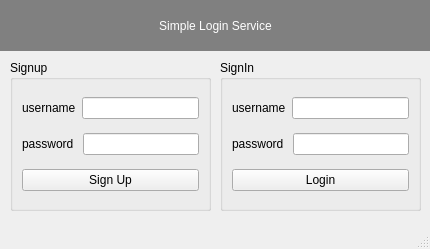
<?xml version="1.0" encoding="UTF-8"?>
<ui version="4.0">
 <class>SimpleLogin</class>
 <widget class="QMainWindow" name="SimpleLogin">
  <property name="geometry">
   <rect>
    <x>0</x>
    <y>0</y>
    <width>430</width>
    <height>249</height>
   </rect>
  </property>
  <property name="windowTitle">
   <string>SimpleLogin</string>
  </property>
  <widget class="QWidget" name="centralwidget">
   <widget class="QGroupBox" name="signinBox">
    <property name="geometry">
     <rect>
      <x>220</x>
      <y>60</y>
      <width>201</width>
      <height>151</height>
     </rect>
    </property>
    <property name="font">
     <font/>
    </property>
    <property name="title">
     <string>SignIn</string>
    </property>
    <layout class="QVBoxLayout" name="verticalLayout">
     <item>
      <layout class="QHBoxLayout" name="horizontalLayout">
       <item>
        <widget class="QLabel" name="label">
         <property name="text">
          <string>username</string>
         </property>
        </widget>
       </item>
       <item>
        <widget class="QLineEdit" name="userNameForm_l"/>
       </item>
      </layout>
     </item>
     <item>
      <layout class="QHBoxLayout" name="horizontalLayout_2">
       <item>
        <widget class="QLabel" name="label_2">
         <property name="text">
          <string>password </string>
         </property>
        </widget>
       </item>
       <item>
        <widget class="QLineEdit" name="passwordForm_l">
         <property name="echoMode">
          <enum>QLineEdit::Password</enum>
         </property>
        </widget>
       </item>
      </layout>
     </item>
     <item>
      <widget class="QPushButton" name="login">
       <property name="text">
        <string>Login</string>
       </property>
      </widget>
     </item>
    </layout>
   </widget>
   <widget class="QGroupBox" name="signupBox">
    <property name="geometry">
     <rect>
      <x>10</x>
      <y>60</y>
      <width>201</width>
      <height>151</height>
     </rect>
    </property>
    <property name="font">
     <font/>
    </property>
    <property name="title">
     <string>Signup</string>
    </property>
    <layout class="QVBoxLayout" name="verticalLayout_2">
     <item>
      <layout class="QHBoxLayout" name="horizontalLayout_3">
       <item>
        <widget class="QLabel" name="label_3">
         <property name="text">
          <string>username</string>
         </property>
        </widget>
       </item>
       <item>
        <widget class="QLineEdit" name="userNameForm"/>
       </item>
      </layout>
     </item>
     <item>
      <layout class="QHBoxLayout" name="horizontalLayout_4">
       <item>
        <widget class="QLabel" name="label_4">
         <property name="text">
          <string>password </string>
         </property>
        </widget>
       </item>
       <item>
        <widget class="QLineEdit" name="passwordForm">
         <property name="echoMode">
          <enum>QLineEdit::Password</enum>
         </property>
        </widget>
       </item>
      </layout>
     </item>
     <item>
      <widget class="QPushButton" name="signup">
       <property name="text">
        <string>Sign Up</string>
       </property>
      </widget>
     </item>
    </layout>
   </widget>
   <widget class="QLabel" name="Title">
    <property name="geometry">
     <rect>
      <x>0</x>
      <y>0</y>
      <width>431</width>
      <height>51</height>
     </rect>
    </property>
    <property name="font">
     <font/>
    </property>
    <property name="styleSheet">
     <string notr="true">QLabel {
     background-color: gray; border: 1px solid gray;
	color: #ffffff;}</string>
    </property>
    <property name="text">
     <string>Simple Login Service</string>
    </property>
    <property name="alignment">
     <set>Qt::AlignCenter</set>
    </property>
   </widget>
   <zorder>signinBox</zorder>
   <zorder>Title</zorder>
   <zorder>signupBox</zorder>
  </widget>
  <widget class="QMenuBar" name="menubar">
   <property name="geometry">
    <rect>
     <x>0</x>
     <y>0</y>
     <width>430</width>
     <height>22</height>
    </rect>
   </property>
  </widget>
  <widget class="QStatusBar" name="statusbar"/>
 </widget>
 <resources/>
 <connections/>
</ui>
